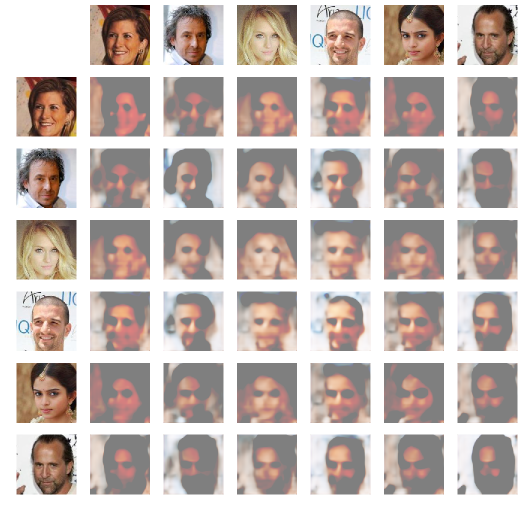
#> input picture experiments/conv_1.png, 1045 x 1013 px (shown at 1/2 size)
$ python crop_face.py --img-path ../../../experiments/conv_1.png   (older library calls are emulated)
#> lines starting #> are read from the running program, lines starting #| are printed output that depends on the picture
# https://docs.opencv.org/trunk/d7/d8b/tutorial_py_face_detection.html

import os
import logging
import argparse
import cv2 as cv
from scipy import misc
import numpy as np


OPENCV_CASCADES_PATH = 'utils/face_detection/opencv_cascades'


logging.basicConfig(level=logging.DEBUG)
log = logging.getLogger(__name__)


def read_img(img_path):
#> called with img_path = '../../../experiments/conv_1.png'
    log.info('Reading image: %s', img_path)
    if not os.path.exists(img_path):
        raise FileNotFoundError('There is no file: {}'.format(img_path))

    return misc.imread(img_path)
#> returned value is the input picture: shape (1013, 1045, 4); mean R, G, B, A 197, 184.7, 179.8, 165.7


def crop_faces(img):
    yield img
    for x, y, w, h in found_faces(img):
        yield img[y:y + h, x: x+ w ]
        y_min = max(0, y - int(0.4 * h))
        x_min = max(0, x - int(0.4 * w))
        y_max = min(img.shape[0], y + int(1.2 * h))
        x_max = min(img.shape[1], x + int(1.2 * h))
        yield img[y_min:y_max, x_min:x_max]


def found_faces(img):
    gray = cv.cvtColor(img, cv.COLOR_BGR2GRAY)
    face_cascade = cv.CascadeClassifier('{}/haarcascade_frontalface_default.xml'.format(OPENCV_CASCADES_PATH))
    eye_cascade = cv.CascadeClassifier('{}/haarcascade_eye.xml'.format(OPENCV_CASCADES_PATH))

    faces = face_cascade.detectMultiScale(gray, 1.3, 2)
    for (x, y, w, h) in faces:
        log.info('Found face with coordinates x={}, y={}, width={}, height={}'.format(x, y, w, h))
        roi_gray = gray[y:y + h, x:x + w]

        if len(eye_cascade.detectMultiScale(roi_gray)) > 0:
            log.info('Eyes found on face, yielding it.')
            yield x, y, w, h

        else:
            log.info('There are no eyes on face, skipping it.')


def resize_photo(img, img_size=None):
    if img_size is None:
        return img
    log.info('Resizing photo from %s to %s', img.shape, img_size)
    return misc.imresize(img, img_size, interp='bilinear')


def save_img(img, path):
    log.info('Saving photo to %s', path)
    misc.imsave(path, img)


def main(img_path, img_size=None):
    img = read_img(img_path)
    name = os.path.basename(img_path)
    filename, ext = name.rsplit('.')

    cropped_faces = crop_faces(img)
    photos_path = []
    photos = []

    cropped_path = 'cropped_imgs'
    if not os.path.exists(cropped_path):
        os.mkdir(cropped_path)

    for idx, face in enumerate(cropped_faces):
        img_name = '{}/{}.{}.{}'.format(cropped_path, filename, idx, ext)
        resized_face = resize_photo(face, img_size)
        save_img(resized_face, img_name)
        photos_path.append(img_name)
        photos.append(np.array(resized_face, dtype=float))
#> this loop made 51 passes
#> img_name on passes 1 to 12: 'cropped_imgs/conv_1.0.png', 'cropped_imgs/conv_1.1.png', 'cropped_imgs/conv_1.2.png', 'cropped_imgs/conv_1.3.png', 'cropped_imgs/conv_1.4.png', 'cropped_imgs/conv_1.5.png', 'cropped_imgs/conv_1.6.png', 'cropped_imgs/conv_1.7.png', 'cropped_imgs/conv_1.8.png', 'cropped_imgs/conv_1.9.png', 'cropped_imgs/conv_1.10.png', 'cropped_imgs/conv_1.11.png'
#> pass 1, in main, `resized_face = resize_photo(face, img_size)`:
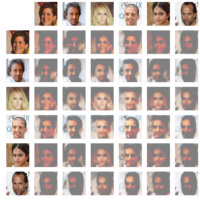
#> resized_face: shape (200, 200, 4); mean R, G, B, A 124.8, 111.4, 106, 165.7; transparent parts drawn white
#> pass 2, in main, `resized_face = resize_photo(face, img_size)`:
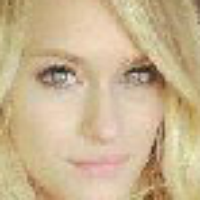
#> resized_face: shape (200, 200, 4); mean of channels 0, 1, 2, 3 202.1, 180.1, 144.8, 255; drawn as R, G, B
#> pass 3, in main, `resized_face = resize_photo(face, img_size)`:
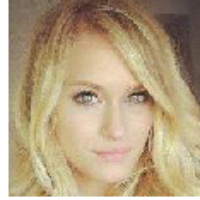
#> resized_face: shape (200, 200, 4); mean of channels 0, 1, 2, 3 166.1, 145.9, 114.1, 239.9; transparent parts drawn white
#> after the loop:
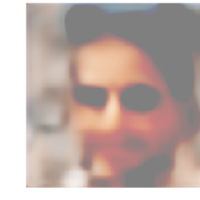
#> resized_face: shape (200, 200, 4); mean of channels 0, 1, 2, 3 141, 122.7, 116.9, 204.4; transparent parts drawn white
#> after the loop, photos = 51 items; photos_path = 51 items, first 6: 'cropped_imgs/conv_1.0.png', 'cropped_imgs/conv_1.1.png', 'cropped_imgs/conv_1.2.png', 'cropped_imgs/conv_1.3.png', 'cropped_imgs/conv_1.4.png', 'cropped_imgs/conv_1.5.png'

    return photos, photos_path


if __name__ == '__main__':
    parser = argparse.ArgumentParser()
    parser.add_argument('--img-path', dest='img_path', help='Image path', required=True)
    parser.add_argument('--width', dest='width', help='Result image width', default=200, type=int)
    parser.add_argument('--height', dest='height', help='Result image height', default=200, type=int)
    args = parser.parse_args()

    print(main(args.img_path, (args.width, args.height)))
